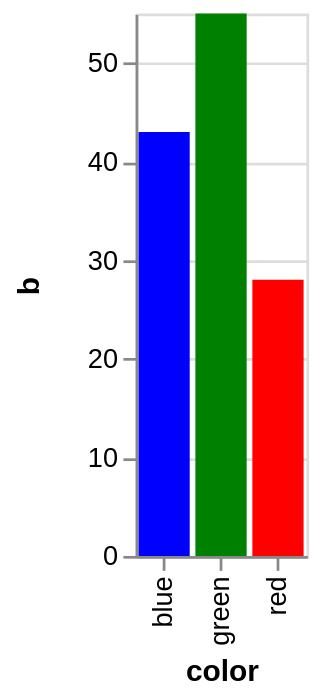

Write the Vega-Lite specification saved for this chart.
### Vega specification from a JSON file in a GitHub repository (floating-point values rounded to 4 significant figures)
{"$schema": "https://vega.github.io/schema/vega/v4.json", "description": "A bar chart that directly encodes color names in the data.", "autosize": "pad", "padding": 5, "height": 200, "style": "cell", "data": [{"name": "source_0", "values": [{"color": "red", "b": 28}, {"color": "green", "b": 55}, {"color": "blue", "b": 43}]}, {"name": "data_0", "source": "source_0", "transform": [{"type": "formula", "expr": "toNumber(datum[\"b\"])", "as": "b"}]}], "signals": [{"name": "x_step", "value": 21}, {"name": "width", "update": "bandspace(domain('x').length, 0.1, 0.05) * x_step"}], "marks": [{"name": "marks", "type": "rect", "style": ["bar"], "from": {"data": "data_0"}, "encode": {"update": {"fill": [{"test": "datum[\"b\"] === null || isNaN(datum[\"b\"])", "value": null}, {"field": "color"}], "tooltip": {"signal": "{\"color\": ''+datum[\"color\"], \"b\": format(datum[\"b\"], \"\")}"}, "x": {"scale": "x", "field": "color"}, "width": {"scale": "x", "band": true}, "y": {"scale": "y", "field": "b"}, "y2": {"scale": "y", "value": 0}}}}], "scales": [{"name": "x", "type": "band", "domain": {"data": "data_0", "field": "color", "sort": true}, "range": {"step": {"signal": "x_step"}}, "paddingInner": 0.1, "paddingOuter": 0.05}, {"name": "y", "type": "linear", "domain": {"data": "data_0", "field": "b"}, "range": [{"signal": "height"}, 0], "nice": true, "zero": true}], "axes": [{"scale": "x", "orient": "bottom", "grid": false, "title": "color", "labelAlign": "right", "labelAngle": 270, "labelBaseline": "middle", "zindex": 1}, {"scale": "y", "orient": "left", "grid": false, "title": "b", "labelOverlap": true, "tickCount": {"signal": "ceil(height/40)"}, "zindex": 1}, {"scale": "y", "orient": "left", "grid": true, "gridScale": "x", "tickCount": {"signal": "ceil(height/40)"}, "domain": false, "labels": false, "maxExtent": 0, "minExtent": 0, "ticks": false, "zindex": 0}], "config": {"axisY": {"minExtent": 30}}}
